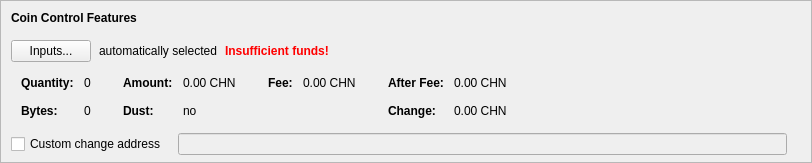
    <widget class="QFrame" name="frameCoinControl">
     <property name="sizePolicy">
      <sizepolicy hsizetype="Expanding" vsizetype="Expanding">
       <horstretch>0</horstretch>
       <verstretch>0</verstretch>
      </sizepolicy>
     </property>
     <property name="maximumSize">
      <size>
       <width>16777215</width>
       <height>16777215</height>
      </size>
     </property>
     <property name="frameShape">
      <enum>QFrame::StyledPanel</enum>
     </property>
     <property name="frameShadow">
      <enum>QFrame::Sunken</enum>
     </property>
     <layout class="QVBoxLayout" name="verticalLayoutCoinControl2">
      <property name="spacing">
       <number>0</number>
      </property>
      <property name="leftMargin">
       <number>0</number>
      </property>
      <property name="topMargin">
       <number>0</number>
      </property>
      <property name="rightMargin">
       <number>0</number>
      </property>
      <property name="bottomMargin">
       <number>6</number>
      </property>
      <item>
       <layout class="QVBoxLayout" name="verticalLayoutCoinControl" stretch="0,0,0,0,1">
        <property name="spacing">
         <number>0</number>
        </property>
        <property name="leftMargin">
         <number>10</number>
        </property>
        <property name="topMargin">
         <number>10</number>
        </property>
        <item>
         <layout class="QHBoxLayout" name="horizontalLayoutCoinControl1">
          <property name="bottomMargin">
           <number>15</number>
          </property>
          <item>
           <widget class="QLabel" name="labelCoinControlFeatures">
            <property name="sizePolicy">
             <sizepolicy hsizetype="Preferred" vsizetype="Maximum">
              <horstretch>0</horstretch>
              <verstretch>0</verstretch>
             </sizepolicy>
            </property>
            <property name="font">
             <font>
              <weight>75</weight>
              <bold>true</bold>
             </font>
            </property>
            <property name="styleSheet">
             <string notr="true">font-weight:bold;</string>
            </property>
            <property name="text">
             <string>Coin Control Features</string>
            </property>
           </widget>
          </item>
         </layout>
        </item>
        <item>
         <layout class="QHBoxLayout" name="horizontalLayoutCoinControl2" stretch="0,0,0,0">
          <property name="spacing">
           <number>8</number>
          </property>
          <property name="bottomMargin">
           <number>10</number>
          </property>
          <item>
           <widget class="QPushButton" name="pushButtonCoinControl">
            <property name="styleSheet">
             <string notr="true"/>
            </property>
            <property name="text">
             <string>Inputs...</string>
            </property>
            <property name="autoDefault">
             <bool>false</bool>
            </property>
           </widget>
          </item>
          <item>
           <widget class="QLabel" name="labelCoinControlAutomaticallySelected">
            <property name="text">
             <string>automatically selected</string>
            </property>
            <property name="margin">
             <number>5</number>
            </property>
           </widget>
          </item>
          <item>
           <widget class="QLabel" name="labelCoinControlInsuffFunds">
            <property name="font">
             <font>
              <weight>75</weight>
              <bold>true</bold>
             </font>
            </property>
            <property name="styleSheet">
             <string notr="true">color:red;font-weight:bold;</string>
            </property>
            <property name="text">
             <string>Insufficient funds!</string>
            </property>
            <property name="margin">
             <number>5</number>
            </property>
           </widget>
          </item>
          <item>
           <spacer name="horizontalSpacerCoinControl">
            <property name="orientation">
             <enum>Qt::Horizontal</enum>
            </property>
            <property name="sizeHint" stdset="0">
             <size>
              <width>40</width>
              <height>1</height>
             </size>
            </property>
           </spacer>
          </item>
         </layout>
        </item>
        <item>
         <widget class="QWidget" name="widgetCoinControl" native="true">
          <property name="sizePolicy">
           <sizepolicy hsizetype="Preferred" vsizetype="Preferred">
            <horstretch>0</horstretch>
            <verstretch>0</verstretch>
           </sizepolicy>
          </property>
          <property name="minimumSize">
           <size>
            <width>0</width>
            <height>0</height>
           </size>
          </property>
          <property name="styleSheet">
           <string notr="true"/>
          </property>
          <layout class="QHBoxLayout" name="horizontalLayoutCoinControl5">
           <property name="leftMargin">
            <number>0</number>
           </property>
           <property name="topMargin">
            <number>0</number>
           </property>
           <property name="rightMargin">
            <number>0</number>
           </property>
           <property name="bottomMargin">
            <number>0</number>
           </property>
           <item>
            <layout class="QHBoxLayout" name="horizontalLayoutCoinControl3" stretch="0,0,0,1">
             <property name="spacing">
              <number>20</number>
             </property>
             <property name="topMargin">
              <number>0</number>
             </property>
             <property name="bottomMargin">
              <number>10</number>
             </property>
             <item>
              <layout class="QFormLayout" name="formLayoutCoinControl1">
               <property name="horizontalSpacing">
                <number>10</number>
               </property>
               <property name="verticalSpacing">
                <number>14</number>
               </property>
               <property name="leftMargin">
                <number>10</number>
               </property>
               <property name="topMargin">
                <number>4</number>
               </property>
               <property name="rightMargin">
                <number>6</number>
               </property>
               <item row="0" column="0">
                <widget class="QLabel" name="labelCoinControlQuantityText">
                 <property name="font">
                  <font>
                   <weight>75</weight>
                   <bold>true</bold>
                  </font>
                 </property>
                 <property name="text">
                  <string>Quantity:</string>
                 </property>
                 <property name="margin">
                  <number>0</number>
                 </property>
                </widget>
               </item>
               <item row="0" column="1">
                <widget class="QLabel" name="labelCoinControlQuantity">
                 <property name="cursor">
                  <cursorShape>IBeamCursor</cursorShape>
                 </property>
                 <property name="contextMenuPolicy">
                  <enum>Qt::ActionsContextMenu</enum>
                 </property>
                 <property name="text">
                  <string notr="true">0</string>
                 </property>
                 <property name="margin">
                  <number>0</number>
                 </property>
                 <property name="textInteractionFlags">
                  <set>Qt::LinksAccessibleByMouse|Qt::TextSelectableByKeyboard|Qt::TextSelectableByMouse</set>
                 </property>
                </widget>
               </item>
               <item row="1" column="0">
                <widget class="QLabel" name="labelCoinControlBytesText">
                 <property name="font">
                  <font>
                   <weight>75</weight>
                   <bold>true</bold>
                  </font>
                 </property>
                 <property name="text">
                  <string>Bytes:</string>
                 </property>
                </widget>
               </item>
               <item row="1" column="1">
                <widget class="QLabel" name="labelCoinControlBytes">
                 <property name="cursor">
                  <cursorShape>IBeamCursor</cursorShape>
                 </property>
                 <property name="contextMenuPolicy">
                  <enum>Qt::ActionsContextMenu</enum>
                 </property>
                 <property name="text">
                  <string notr="true">0</string>
                 </property>
                 <property name="textInteractionFlags">
                  <set>Qt::LinksAccessibleByMouse|Qt::TextSelectableByKeyboard|Qt::TextSelectableByMouse</set>
                 </property>
                </widget>
               </item>
              </layout>
             </item>
             <item>
              <layout class="QFormLayout" name="formLayoutCoinControl2">
               <property name="horizontalSpacing">
                <number>10</number>
               </property>
               <property name="verticalSpacing">
                <number>14</number>
               </property>
               <property name="leftMargin">
                <number>6</number>
               </property>
               <property name="topMargin">
                <number>4</number>
               </property>
               <property name="rightMargin">
                <number>6</number>
               </property>
               <item row="0" column="0">
                <widget class="QLabel" name="labelCoinControlAmountText">
                 <property name="font">
                  <font>
                   <weight>75</weight>
                   <bold>true</bold>
                  </font>
                 </property>
                 <property name="text">
                  <string>Amount:</string>
                 </property>
                 <property name="margin">
                  <number>0</number>
                 </property>
                </widget>
               </item>
               <item row="0" column="1">
                <widget class="QLabel" name="labelCoinControlAmount">
                 <property name="cursor">
                  <cursorShape>IBeamCursor</cursorShape>
                 </property>
                 <property name="contextMenuPolicy">
                  <enum>Qt::ActionsContextMenu</enum>
                 </property>
                 <property name="text">
                  <string notr="true">0.00 CHN</string>
                 </property>
                 <property name="textInteractionFlags">
                  <set>Qt::LinksAccessibleByMouse|Qt::TextSelectableByKeyboard|Qt::TextSelectableByMouse</set>
                 </property>
                </widget>
               </item>
               <item row="1" column="0">
                <widget class="QLabel" name="labelCoinControlLowOutputText">
                 <property name="font">
                  <font>
                   <weight>75</weight>
                   <bold>true</bold>
                  </font>
                 </property>
                 <property name="text">
                  <string>Dust:</string>
                 </property>
                </widget>
               </item>
               <item row="1" column="1">
                <widget class="QLabel" name="labelCoinControlLowOutput">
                 <property name="cursor">
                  <cursorShape>IBeamCursor</cursorShape>
                 </property>
                 <property name="contextMenuPolicy">
                  <enum>Qt::ActionsContextMenu</enum>
                 </property>
                 <property name="text">
                  <string notr="true">no</string>
                 </property>
                 <property name="textInteractionFlags">
                  <set>Qt::LinksAccessibleByMouse|Qt::TextSelectableByKeyboard|Qt::TextSelectableByMouse</set>
                 </property>
                </widget>
               </item>
              </layout>
             </item>
             <item>
              <layout class="QFormLayout" name="formLayoutCoinControl3">
               <property name="horizontalSpacing">
                <number>10</number>
               </property>
               <property name="verticalSpacing">
                <number>14</number>
               </property>
               <property name="leftMargin">
                <number>6</number>
               </property>
               <property name="topMargin">
                <number>4</number>
               </property>
               <property name="rightMargin">
                <number>6</number>
               </property>
               <item row="0" column="0">
                <widget class="QLabel" name="labelCoinControlFeeText">
                 <property name="font">
                  <font>
                   <weight>75</weight>
                   <bold>true</bold>
                  </font>
                 </property>
                 <property name="text">
                  <string>Fee:</string>
                 </property>
                 <property name="margin">
                  <number>0</number>
                 </property>
                </widget>
               </item>
               <item row="0" column="1">
                <widget class="QLabel" name="labelCoinControlFee">
                 <property name="cursor">
                  <cursorShape>IBeamCursor</cursorShape>
                 </property>
                 <property name="contextMenuPolicy">
                  <enum>Qt::ActionsContextMenu</enum>
                 </property>
                 <property name="text">
                  <string notr="true">0.00 CHN</string>
                 </property>
                 <property name="textInteractionFlags">
                  <set>Qt::LinksAccessibleByMouse|Qt::TextSelectableByKeyboard|Qt::TextSelectableByMouse</set>
                 </property>
                </widget>
               </item>
              </layout>
             </item>
             <item>
              <layout class="QFormLayout" name="formLayoutCoinControl4">
               <property name="horizontalSpacing">
                <number>10</number>
               </property>
               <property name="verticalSpacing">
                <number>14</number>
               </property>
               <property name="leftMargin">
                <number>6</number>
               </property>
               <property name="topMargin">
                <number>4</number>
               </property>
               <property name="rightMargin">
                <number>6</number>
               </property>
               <item row="0" column="0">
                <widget class="QLabel" name="labelCoinControlAfterFeeText">
                 <property name="font">
                  <font>
                   <weight>75</weight>
                   <bold>true</bold>
                  </font>
                 </property>
                 <property name="text">
                  <string>After Fee:</string>
                 </property>
                 <property name="margin">
                  <number>0</number>
                 </property>
                </widget>
               </item>
               <item row="0" column="1">
                <widget class="QLabel" name="labelCoinControlAfterFee">
                 <property name="cursor">
                  <cursorShape>IBeamCursor</cursorShape>
                 </property>
                 <property name="contextMenuPolicy">
                  <enum>Qt::ActionsContextMenu</enum>
                 </property>
                 <property name="text">
                  <string notr="true">0.00 CHN</string>
                 </property>
                 <property name="textInteractionFlags">
                  <set>Qt::LinksAccessibleByMouse|Qt::TextSelectableByKeyboard|Qt::TextSelectableByMouse</set>
                 </property>
                </widget>
               </item>
               <item row="1" column="0">
                <widget class="QLabel" name="labelCoinControlChangeText">
                 <property name="font">
                  <font>
                   <weight>75</weight>
                   <bold>true</bold>
                  </font>
                 </property>
                 <property name="text">
                  <string>Change:</string>
                 </property>
                </widget>
               </item>
               <item row="1" column="1">
                <widget class="QLabel" name="labelCoinControlChange">
                 <property name="cursor">
                  <cursorShape>IBeamCursor</cursorShape>
                 </property>
                 <property name="contextMenuPolicy">
                  <enum>Qt::ActionsContextMenu</enum>
                 </property>
                 <property name="text">
                  <string notr="true">0.00 CHN</string>
                 </property>
                 <property name="textInteractionFlags">
                  <set>Qt::LinksAccessibleByMouse|Qt::TextSelectableByKeyboard|Qt::TextSelectableByMouse</set>
                 </property>
                </widget>
               </item>
              </layout>
             </item>
            </layout>
           </item>
          </layout>
         </widget>
        </item>
        <item>
         <layout class="QHBoxLayout" name="horizontalLayoutCoinControl4" stretch="0,0,0">
          <property name="spacing">
           <number>12</number>
          </property>
          <property name="sizeConstraint">
           <enum>QLayout::SetDefaultConstraint</enum>
          </property>
          <property name="topMargin">
           <number>5</number>
          </property>
          <property name="rightMargin">
           <number>5</number>
          </property>
          <item>
           <widget class="QCheckBox" name="checkBoxCoinControlChange">
            <property name="toolTip">
             <string>If this is activated, but the change address is empty or invalid, change will be sent to a newly generated address.</string>
            </property>
            <property name="text">
             <string>Custom change address</string>
            </property>
           </widget>
          </item>
          <item>
           <widget class="QValidatedLineEdit" name="lineEditCoinControlChange">
            <property name="enabled">
             <bool>false</bool>
            </property>
            <property name="sizePolicy">
             <sizepolicy hsizetype="Expanding" vsizetype="Fixed">
              <horstretch>0</horstretch>
              <verstretch>0</verstretch>
             </sizepolicy>
            </property>
           </widget>
          </item>
          <item>
           <widget class="QLabel" name="labelCoinControlChangeLabel">
            <property name="sizePolicy">
             <sizepolicy hsizetype="Preferred" vsizetype="Expanding">
              <horstretch>0</horstretch>
              <verstretch>0</verstretch>
             </sizepolicy>
            </property>
            <property name="minimumSize">
             <size>
              <width>0</width>
              <height>0</height>
             </size>
            </property>
            <property name="text">
             <string/>
            </property>
            <property name="margin">
             <number>3</number>
            </property>
           </widget>
          </item>
         </layout>
        </item>
        <item>
         <spacer name="verticalSpacerCoinControl">
          <property name="orientation">
           <enum>Qt::Vertical</enum>
          </property>
          <property name="sizeHint" stdset="0">
           <size>
            <width>800</width>
            <height>1</height>
           </size>
          </property>
         </spacer>
        </item>
       </layout>
      </item>
     </layout>
    </widget>
